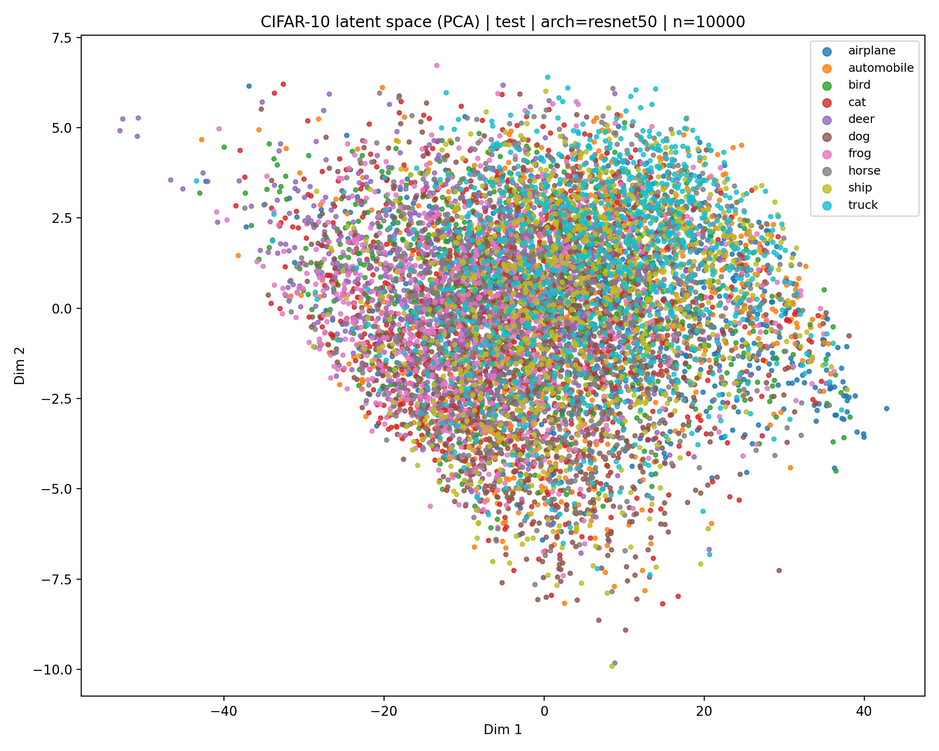
#> input picture plots/latent_2d_pca2_init.png, 939 x 751 px, shrunk from 2000 x 1600 before the run
$ python crear_plots.py
#> lines starting #> are read from the running program, lines starting #| are printed output that depends on the picture
# crear_plots.py
import os
import matplotlib.pyplot as plt
import matplotlib.image as mpimg


PLOTS_DIR = "plots"

# --- Files ---
UNTRAINED = [
    "latent_2d_pca2_init.png",
    "latent_2d_tsne2_init.png",
    "latent_2d_umap2_init.png",
]

TRAINED = [
    "latent_2d_pca2.png",
    "latent_2d_tsne2.png",
    "latent_2d_umap2.png",
]


def make_subplot(image_files, titles, save_path, suptitle):
    fig, axes = plt.subplots(1, 3, figsize=(18, 6))

    for ax, img_name, title in zip(axes, image_files, titles):
        img_path = os.path.join(PLOTS_DIR, img_name)
        img = mpimg.imread(img_path)
        ax.imshow(img)
        ax.set_title(title, fontsize=12)
        ax.axis("off")

    fig.suptitle(suptitle, fontsize=16)
    plt.tight_layout(rect=[0, 0.03, 1, 0.92])
    plt.savefig(save_path, dpi=300)
    plt.close()

    print(f"[OK] Saved {save_path}")


if __name__ == "__main__":

    # --------- Untrained model ----------
    make_subplot(
        image_files=UNTRAINED,
        titles=["PCA", "t-SNE", "UMAP"],
        save_path=os.path.join(PLOTS_DIR, "latent_untrained_all.png"),
        suptitle="CIFAR-10 Latent Space – Untrained Encoder",
    )
#> in make_subplot, img is the input picture: shape (751, 939, 4) float32; mean R, G, B, A 0.918, 0.916, 0.907, 1
#> pass 2 of the loop in make_subplot, `for ax, img_name, title in zip(axes, image_files, titles):`:
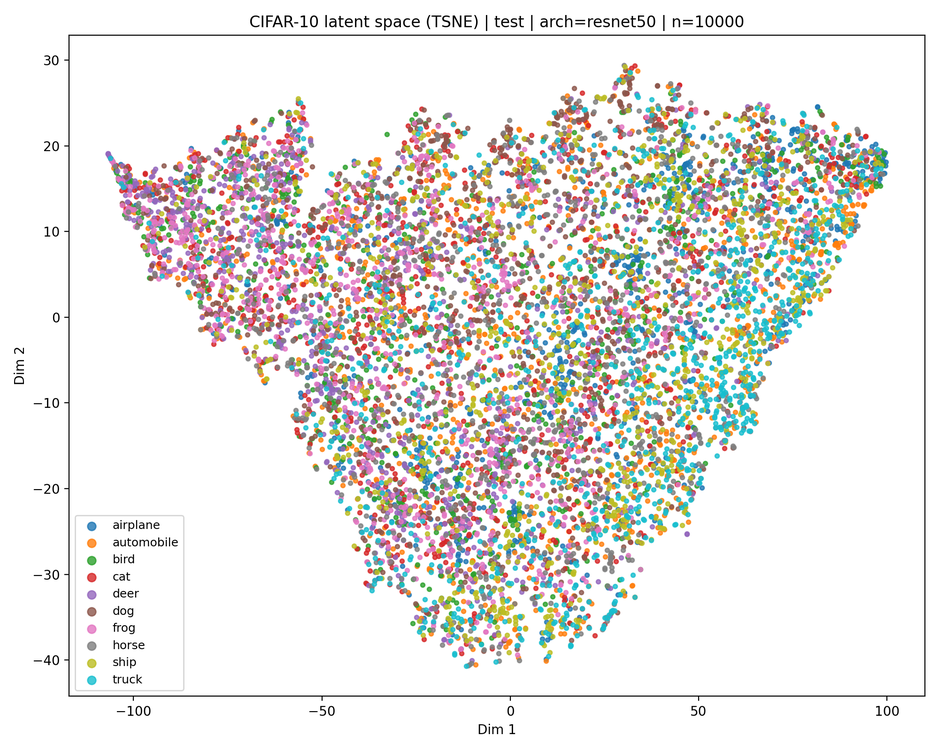
#> input picture plots/latent_2d_tsne2_init.png, 939 x 751 px, shrunk from 2000 x 1600 before the run
#> in make_subplot, img is the input picture: shape (751, 939, 4) float32; mean R, G, B, A 0.906, 0.899, 0.889, 1
#> pass 3 of the loop in make_subplot, `for ax, img_name, title in zip(axes, image_files, titles):`:
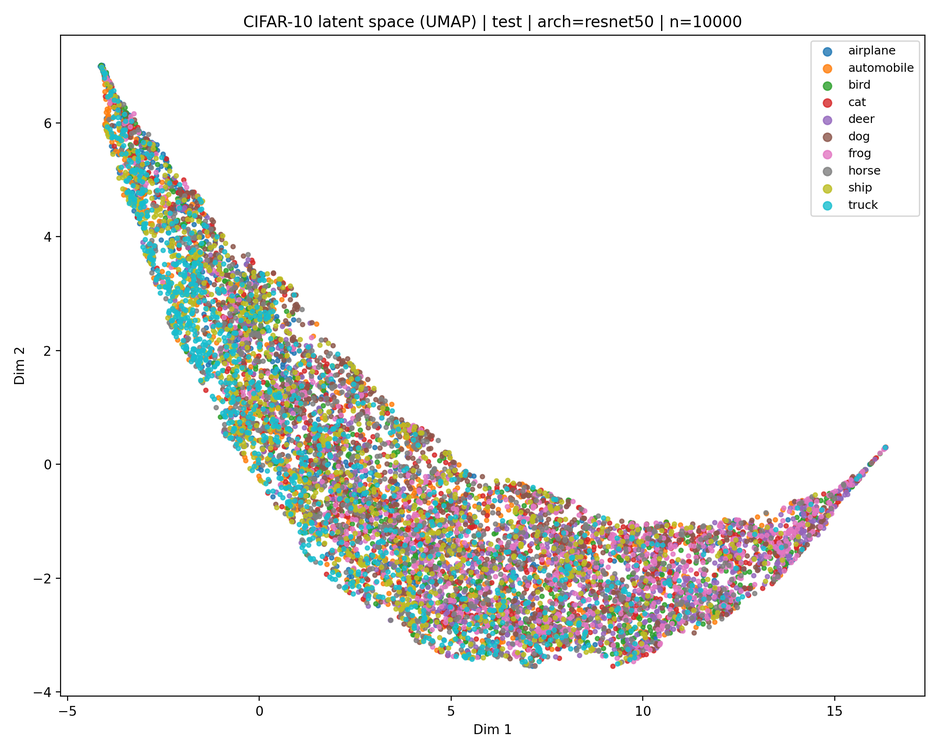
#> input picture plots/latent_2d_umap2_init.png, 939 x 751 px, shrunk from 2000 x 1600 before the run
#> in make_subplot, img is the input picture: shape (751, 939, 4) float32; mean R, G, B, A 0.93, 0.93, 0.922, 1
#> in make_subplot, `plt.savefig(save_path, dpi=300)`:
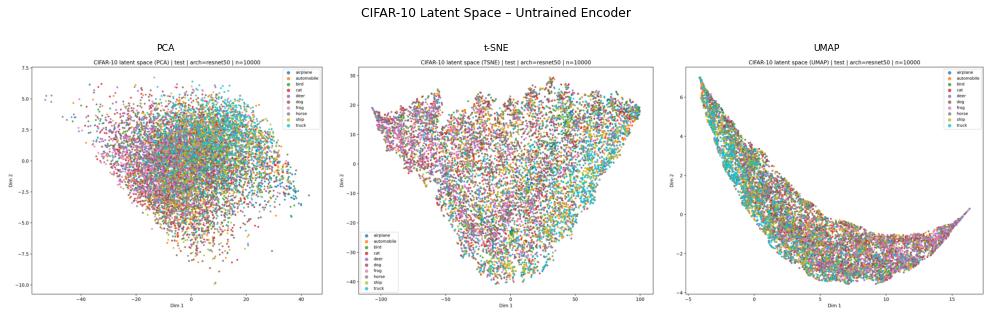
#> figure drawn by matplotlib, 3 panels

    # --------- Trained model ----------
    make_subplot(
        image_files=TRAINED,
        titles=["PCA", "t-SNE", "UMAP"],
        save_path=os.path.join(PLOTS_DIR, "latent_trained_all.png"),
        suptitle="CIFAR-10 Latent Space – SimCLR Trained Encoder",
    )
#> call 2 of make_subplot, with save_path = 'plots/latent_trained_all.png'
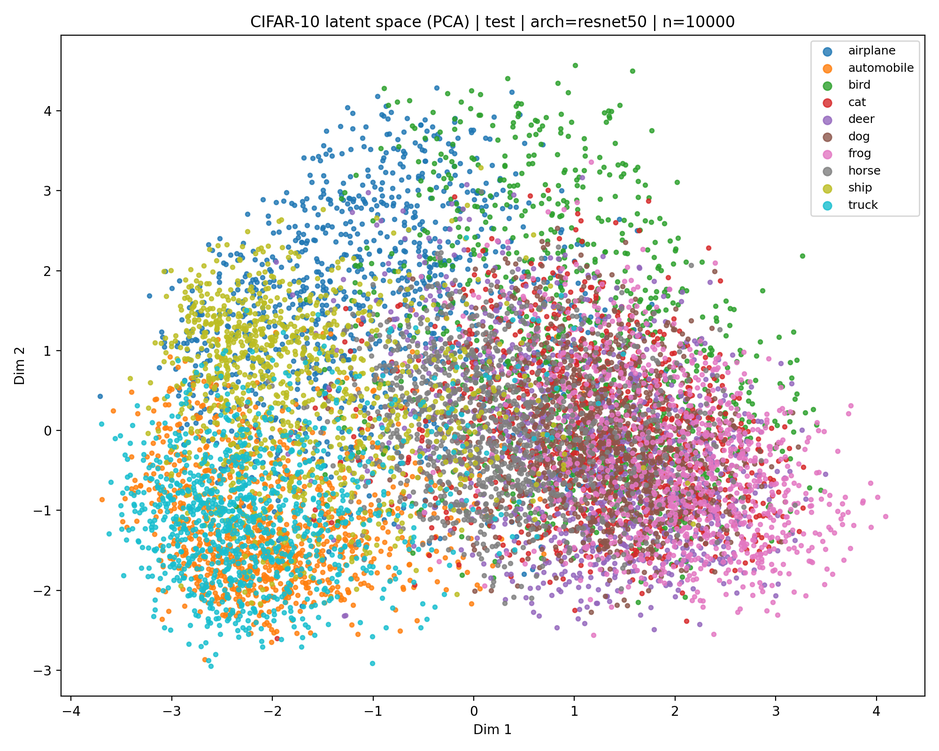
#> input picture plots/latent_2d_pca2.png, 939 x 751 px, shrunk from 2000 x 1600 before the run
#> in make_subplot, img is the input picture: shape (751, 939, 4) float32; mean R, G, B, A 0.904, 0.901, 0.891, 1
#> pass 2 of the loop in make_subplot, `for ax, img_name, title in zip(axes, image_files, titles):`:
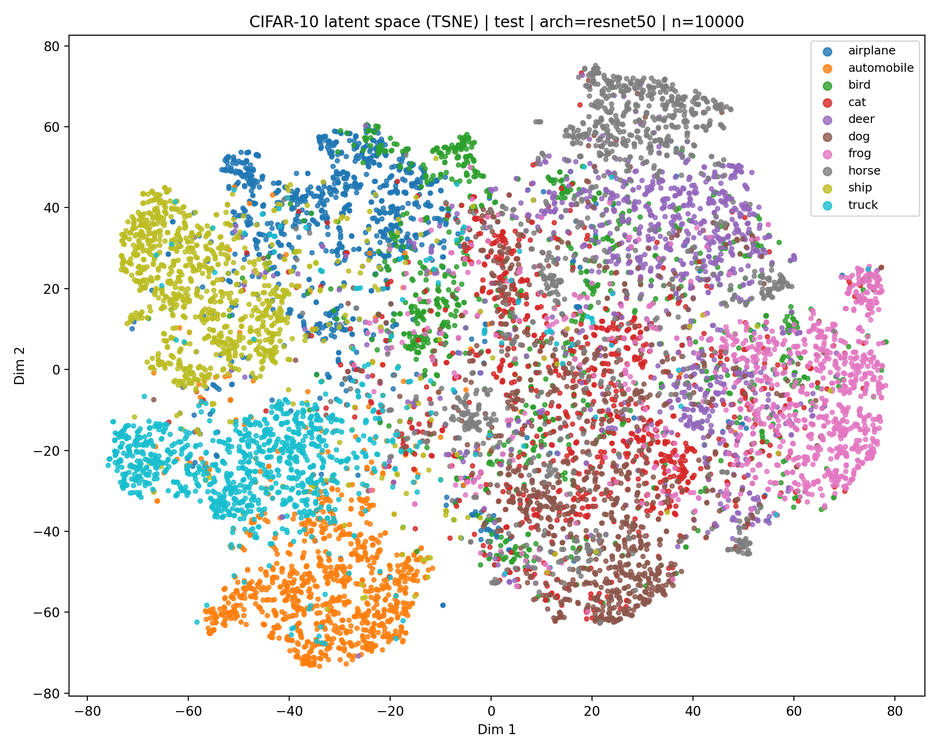
#> input picture plots/latent_2d_tsne2.png, 939 x 751 px, shrunk from 2000 x 1600 before the run
#> in make_subplot, img is the input picture: shape (751, 939, 4) float32; mean R, G, B, A 0.91, 0.9, 0.891, 1
#> pass 3 of the loop in make_subplot, `for ax, img_name, title in zip(axes, image_files, titles):`:
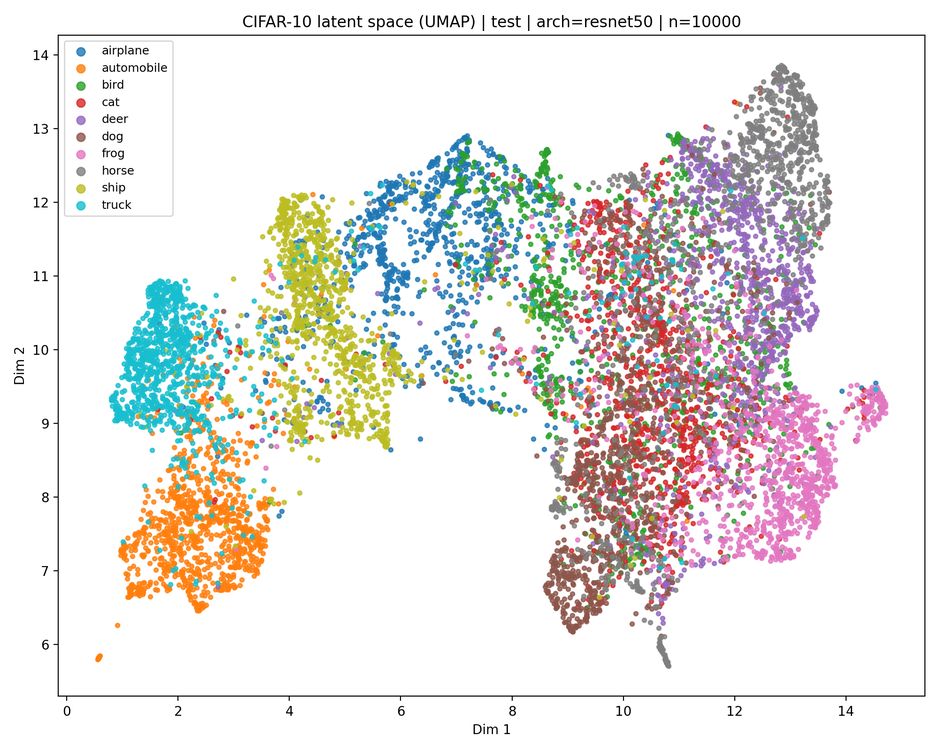
#> input picture plots/latent_2d_umap2.png, 939 x 751 px, shrunk from 2000 x 1600 before the run
#> in make_subplot, img is the input picture: shape (751, 939, 4) float32; mean R, G, B, A 0.913, 0.903, 0.894, 1
#> in make_subplot (call 2), `plt.savefig(save_path, dpi=300)`:
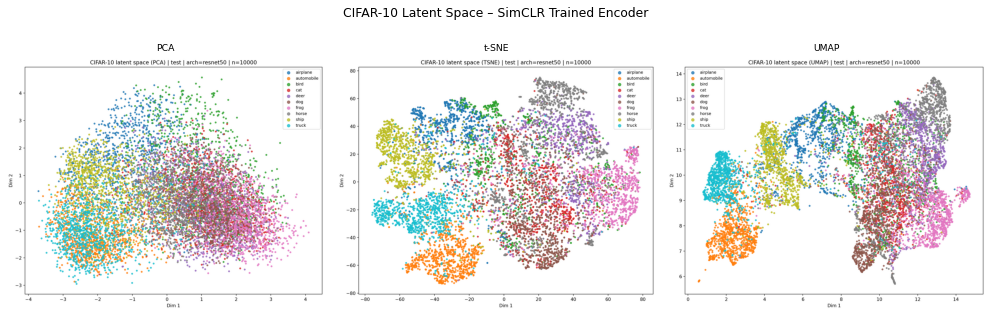
#> figure drawn by matplotlib, 3 panels
